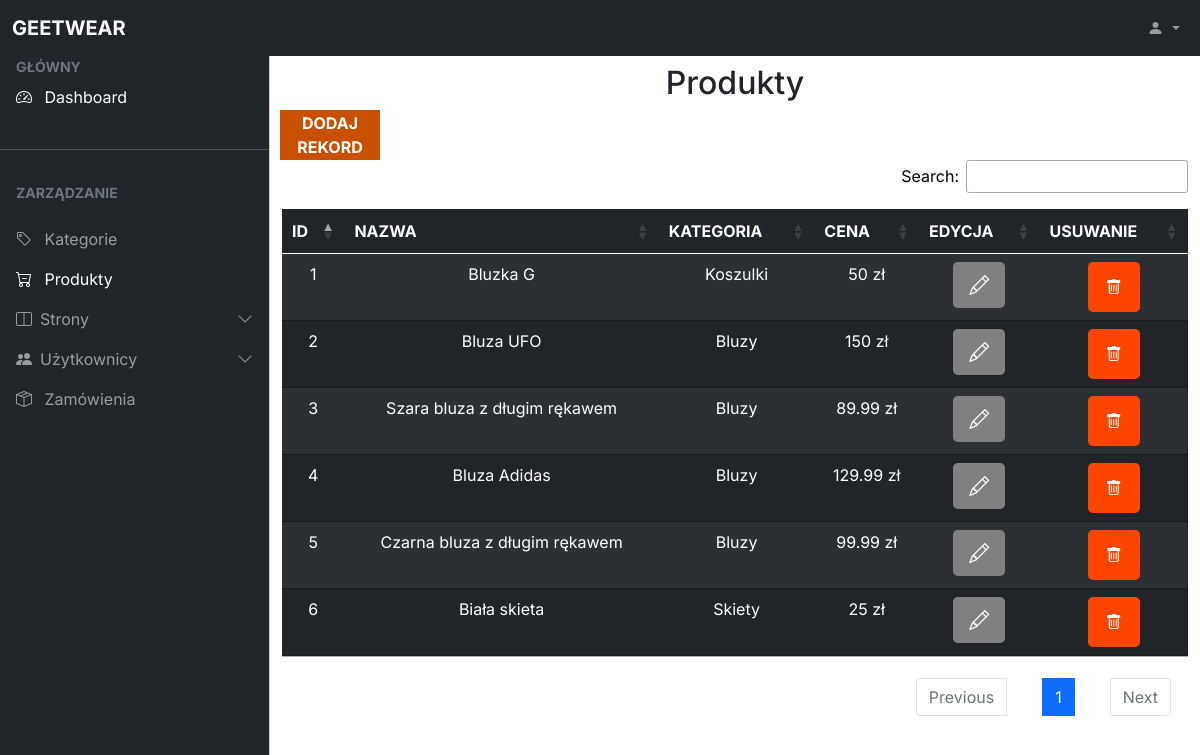
Page /adminPanel/products/productsManagement.php (signed in) on the committed database.
### tables this page shows
CREATE TABLE `categories` (
  `id_category` int(11) NOT NULL,
  `category_name` varchar(30) NOT NULL
);

### adminPanel/products/productsManagement.php (the view, shortened to what this page needs)
<!DOCTYPE html>
<html lang="en">
  <head>
    <link rel="stylesheet" href="../../css_bootstrap/bootstrap.min.css" />
    <link
      rel="stylesheet"
      href="https://cdn.jsdelivr.net/npm/bootstrap-icons@1.4.1/font/bootstrap-icons.css"
    />
    <link rel="stylesheet" href="../../css_bootstrap/dataTables.bootstrap5.min.css" />
    <link rel="stylesheet" href="../../css_bootstrap/style.css" />
    <link rel="stylesheet" href="//cdn.datatables.net/1.11.3/css/jquery.dataTables.min.css"/>
  </head>
  <body>
  <nav class="navbar navbar-expand-lg navbar-dark bg-dark fixed-top">
      <div class="container-fluid">
        <a
          class="navbar-brand me-auto ms-lg-0 ms-3 text-uppercase fw-bold"
          href="#"
          >GEETWEAR</a
        >
        <div class="collapse navbar-collapse" id="topNavBar">
          <ul class="navbar-nav">
            <li class="nav-item dropdown">
              <a
                class="nav-link dropdown-toggle ms-2"
                href="#"
                role="button"
                data-bs-toggle="dropdown"
                aria-expanded="false"
              >
                <i class="bi bi-person-fill"></i>
              </a>
            </li>
          </ul>
        </div>
      </div>
    </nav>
    <div
      class="offcanvas offcanvas-start sidebar-nav bg-dark"
      tabindex="-1"
      id="sidebar"
    >
      <div class="offcanvas-body p-0">
        <nav class="navbar-dark">
          <ul class="navbar-nav">
            <li>
              <div class="text-muted small fw-bold text-uppercase px-3">
                GŁÓWNY
              </div>
            </li>
            <li>
              <a href="../DashBoard.php" class="dashboard nav-link px-3 active">
                <span class="me-2"><i class="bi bi-speedometer2"></i></span>
                <span>Dashboard</span>
              </a>
            </li>
            <li class="my-4"><hr class="dropdown-divider bg-light" /></li>
            <li>
              <div class="text-muted small fw-bold text-uppercase px-3 mb-3">
                ZARZĄDZANIE
              </div>
            </li>
              <a href="../categories/categoriesManagement.php" class="categories nav-link px-3">
                <span class="me-2"><i class="bi bi-tag"></i></span>
                <span>Kategorie</span>
              </a>
              <a href="productsManagement.php" class="orders nav-link px-3 active">
                <span class="me-2"><i class="bi bi-cart-dash"></i></span>
                <span>Produkty</span>
              </a>
              <li>
              <a
                class="nav-link px-3 sidebar-link"
                data-bs-toggle="collapse"
                href="#layouts">
                <span class="me-2"><i class="bi bi-layout-split"></i></span>
                <span>Strony</span>
                <span class="ms-auto">
                  <span class="right-icon">
                    <i class="bi bi-chevron-down"></i>
                  </span>
                </span>
              </a>
            </li>
              <li>
            <li>
              <a
                class="nav-link px-3 sidebar-link"
                data-bs-toggle="collapse"
                href="#layouts2">
                <span class="me-2"><i class="bi bi-people-fill"></i></span>
                <span>Użytkownicy</span>
                <span class="ms-auto">
                  <span class="right-icon">
                    <i class="bi bi-chevron-down"></i>
                  </span>
                </span>
              </a>
            </li>
              <a href="../orders/ordersManagement.php" class="orders nav-link px-3">
                <span class="me-2"><i class="bi bi-box-seam"></i></span>
                <span>Zamówienia</span>
              </a>
            </li>
          </ul>
        </nav>
      </div>
    </div>
    <main class="mt-5 pt-3">
      <div class="container-fluid">
        <div id='content'class="row">
        <div class='col-12'>
    <h2>Produkty</h2>
</div>
<button class="add-btn" data-toggle="modal" data-target="#addMyModal"  class='edit_record' data-toggle="modal" data-target="mymodal" >DODAJ REKORD</button>
<table id="MyTable" class="table table-striped table-dark">
    <thead class="table-head">
        <tr>
        <th scope="col">ID</th>
        <th scope="col">NAZWA</th>
        <th scope="col">KATEGORIA</th>
        <th scope="col">CENA</th>
        <th scope="col">EDYCJA</th>
        <th scope="col">USUWANIE</th>
        </tr>
    </thead>
    <tbody class="table-body">
<?php
include("../../php/load_database.php");
$get_products = $pdo->query("SELECT DISTINCT id_product,product_name,id_category,price FROM products");
foreach($get_products as $row_products)
{
    echo"<tr>" ;
    echo "<td>".$row_products['id_product']."</td>";
    echo "<td>".$row_products['product_name']."</td>";
    $id_category = $row_products['id_category'];
    $get_categories = $pdo->query("SELECT category_name from categories where id_category=$id_category");
    foreach($get_categories as $row_categories)
    {
        echo "<td>".$row_categories['category_name']."</td>";
    }
    echo "<td>".$row_products['price']." zł</td>";
    ?>
    <td><button name='edit_send' class="edit_data btn btn-info btn-lg" data-toggle="modal" data-target="#myModal"  class='edit_record' data-toggle="modal" data-target="mymodal"id="<?=$row_products['id_product']?>" value="<?=$row_products['id_product']?>"><i class="bi bi-pencil"></i></button></td>
    <form method="POST" onsubmit="return confirm('Czy na pewno chcesz usunąć ten rekord?');">
        <td><button type='submit' name='delete_send' class='delete_record' value="<?=$row_products['id_product']?>"><i class="bi bi-trash"></i></button></td>
        </form>
    <?php
    echo "</tr>";
}
?>
</tbody>
</table>
    </main>
  </body>
</html>

### rows in the picture
categories: category_name "Koszulki"
categories: category_name "Bluzy"
categories: category_name "Skiety"

### other values in the picture
$row_products['id_product'] "1"
$row_products['product_name'] "Bluzka G"
$row_products['price'] "50"
$row_products['id_product'] "2"
$row_products['product_name'] "Bluza UFO"
$row_products['price'] "150"
$row_products['id_product'] "3"
$row_products['product_name'] "Szara bluza z długim rękawem"
$row_products['price'] "89.99"
$row_products['id_product'] "4"
$row_products['product_name'] "Bluza Adidas"
$row_products['price'] "129.99"
$row_products['id_product'] "5"
$row_products['product_name'] "Czarna bluza z długim rękawem"
$row_products['price'] "99.99"
